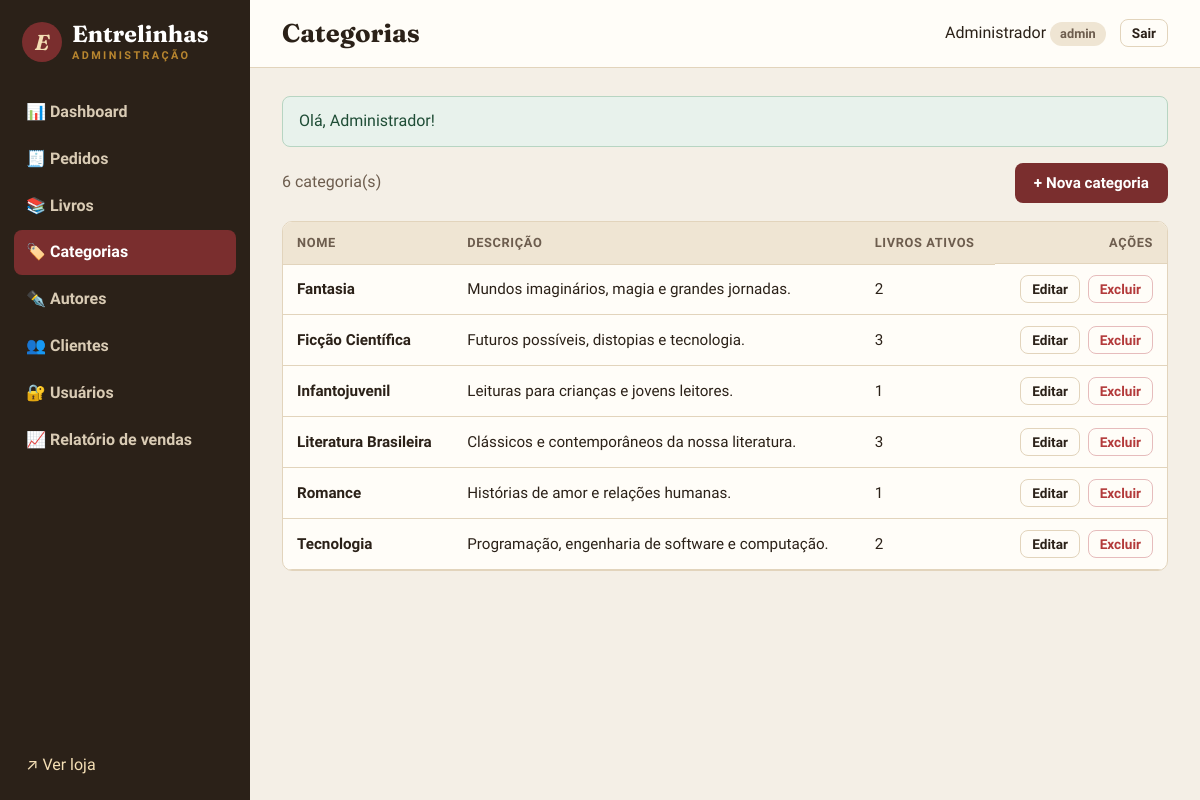
Screenshot of /admin/categorias (signed in) with the database file from the repository.
### tables this page shows
CREATE TABLE categorias (
    id          INT UNSIGNED AUTO_INCREMENT PRIMARY KEY,
    nome        VARCHAR(60) NOT NULL UNIQUE,
    descricao   VARCHAR(255) NULL
);

### app/Core/Controller.php (called while the page is built, shortened)
<?php
class Controller
{
    public function render(string $view, array $dados = [], string $layout = 'public'): void
    {
        extract($dados);
        require APP_PATH . "/Views/{$view}.php";
    }
    protected function renderAdmin(string $view, array $dados = []): void
    {
        $this->render('admin/' . $view, $dados, 'admin');
    }
}

### app/Controllers/Admin/CategoriaController.php (called while the page is built, shortened)
<?php
class CategoriaController extends Controller
{
    private Categoria $model;
    public function __construct()
    {
        $this->model = new Categoria();
    }
    public function index(): void
    {
        $this->renderAdmin('categorias/index', [
            'titulo' => 'Categorias',
            'categorias' => $this->model->comContagem(),
        ]);
    }
}

### public/index.php (called while the page is built, shortened)
<?php
$router = new App\Core\Router();
$router->dispatch($_SERVER['REQUEST_URI'], $_SERVER['REQUEST_METHOD']);

### app/helpers.php (called while the page is built, shortened)
<?php
function e(mixed $valor): string
{
    return htmlspecialchars((string) ($valor ?? ''), ENT_QUOTES, 'UTF-8');
}
function base_path(): string
{
    $dir = str_replace('\\', '/', dirname($_SERVER['SCRIPT_NAME'] ?? '/'));
    return rtrim($dir, '/');
}
function url(string $caminho = ''): string
{
    return base_path() . '/' . ltrim($caminho, '/');
}

### app/Models/Categoria.php (called while the page is built, shortened)
<?php
class Categoria extends Model
{
    public function comContagem(): array
    {
        return $this->db->query(
            'SELECT c.*, COUNT(l.id) AS qtd_livros
             FROM categorias c
             LEFT JOIN livros l ON l.categoria_id = c.id AND l.ativo = 1
             GROUP BY c.id
             ORDER BY c.nome'
        )->fetchAll();
    }
}

### app/Views/admin/categorias/index.php (the view, shortened to what this page needs)
<div class="barra-acoes">
    <p class="texto-suave"><?= count($categorias) ?> categoria(s)</p>
    <a href="<?= url('admin/categorias/novo') ?>" class="btn btn-primario">+ Nova categoria</a>
</div>
<div class="tabela-wrap">
    <table class="tabela">
        <thead><tr><th>Nome</th><th>Descrição</th><th>Livros ativos</th><th class="acoes">Ações</th></tr></thead>
        <tbody>
        <?php foreach ($categorias as $c): ?>
            <tr>
                <td><strong><?= e($c['nome']) ?></strong></td>
                <td><?= e($c['descricao']) ?></td>
                <td><?= (int) $c['qtd_livros'] ?></td>
                <td class="acoes">
                    <a href="<?= url("admin/categorias/{$c['id']}/editar") ?>" class="btn btn-sm btn-contorno">Editar</a>
                    <form action="<?= url("admin/categorias/{$c['id']}/excluir") ?>" method="post" data-confirmar="Excluir a categoria <?= e($c['nome']) ?>?">
                        <button class="btn btn-sm btn-perigo">Excluir</button>
                    </form>
                </td>
            </tr>
        <?php endforeach; ?>
        </tbody>
    </table>
</div>

### app/Core/Router.php (shortened to what this page needs)
<?php
class Router
{
    private array $rotas = [];
    private function add(string $metodo, string $caminho, array $acao): void
    {
        $regex = preg_replace('#\{(\w+)\}#', '(?P<$1>\d+)', rtrim($caminho, '/') ?: '/');
        $this->rotas[$metodo]['#^' . $regex . '$#'] = $acao;
    }
    public function dispatch(string $uri, string $metodo): void
    {
        $caminho = parse_url($uri, PHP_URL_PATH) ?? '/';
        $caminho = rtrim($caminho, '/') ?: '/';
        foreach ($this->rotas[$metodo] ?? [] as $regex => [$controller, $acao]) {
            if (preg_match($regex, $caminho, $m)) {
                $params = array_map('intval', array_filter($m, 'is_string', ARRAY_FILTER_USE_KEY));
                (new $controller())->$acao(...array_values($params));
                return;
            }
        }
    }
}

### public/assets/css/style.css (style rules this page uses)
:root { --papel: #f7f1e6; --papel-escuro: #efe5d3; --cartao: #fffdf8; --tinta: #2b2118; --tinta-suave: #6d5d4e; --borda: #e2d4bc; --vinho: #7a2e2e; --vinho-escuro: #5e2121; --verde: #2f5d50; --ouro: #b8862f; --perigo: #b33a3a; --sombra: 0 1px 2px rgba(43, 33, 24, .06), 0 6px 18px rgba(43, 33, 24, .07); --raio: 10px; --serif: 'Fraunces', Georgia, 'Times New Roman', serif; --sans: 'Source Sans 3', system-ui, -apple-system, 'Segoe UI', sans-serif; }
* { box-sizing: border-box; }
body { margin: 0; font-family: var(--sans); font-size: 16px; line-height: 1.55; color: var(--tinta); background: var(--papel); }
a { color: var(--vinho); text-decoration: none; }
.texto-suave { color: var(--tinta-suave); }
.btn { display: inline-flex; align-items: center; justify-content: center; gap: 6px; padding: 10px 18px; border-radius: 8px; border: 1.5px solid transparent; font: 600 .95rem var(--sans); cursor: pointer; text-decoration: none !important; transition: background .15s, color .15s, transform .1s; }
.btn-primario { background: var(--vinho); color: #fff; }
.btn-contorno { background: transparent; border-color: var(--borda); color: var(--tinta); }
.btn-perigo { background: transparent; border-color: #e6bcbc; color: var(--perigo); }
.btn-sm { padding: 5px 11px; font-size: .85rem; }
.tabela-wrap { overflow-x: auto; background: var(--cartao); border: 1px solid var(--borda); border-radius: var(--raio); }
.tabela { width: 100%; border-collapse: collapse; font-size: .95rem; }
.tabela th, .tabela td { padding: 11px 14px; text-align: left; border-bottom: 1px solid var(--borda); vertical-align: middle; }
.tabela thead th { background: var(--papel-escuro); font-size: .8rem; text-transform: uppercase; letter-spacing: .05em; color: var(--tinta-suave); }
.tabela .acoes { text-align: right; white-space: nowrap; }
.acoes { display: flex; gap: 6px; justify-content: flex-end; align-items: center; }
td.acoes { display: table-cell; }
td.acoes > * { display: inline-block; margin-left: 4px; }
body.admin { display: grid; grid-template-columns: 250px 1fr; min-height: 100vh; background: #f4efe6; }
.barra-acoes { display: flex; justify-content: space-between; align-items: center; gap: 16px; margin-bottom: 18px; flex-wrap: wrap; }
.barra-acoes p { margin: 0; }

### rows the page displays
categorias: nome "Fantasia", descricao "Mundos imaginários, magia e grandes jornadas.", qtd_livros "2"
categorias: nome "Ficção Científica", descricao "Futuros possíveis, distopias e tecnologia.", qtd_livros "3"
categorias: nome "Infantojuvenil", descricao "Leituras para crianças e jovens leitores.", qtd_livros "1"
categorias: nome "Literatura Brasileira", descricao "Clássicos e contemporâneos da nossa literatura.", qtd_livros "3"
categorias: nome "Romance", descricao "Histórias de amor e relações humanas.", qtd_livros "1"
categorias: nome "Tecnologia", descricao "Programação, engenharia de software e computação.", qtd_livros "2"

### other values shown
$f['mensagem'] "Olá, Administrador!"
